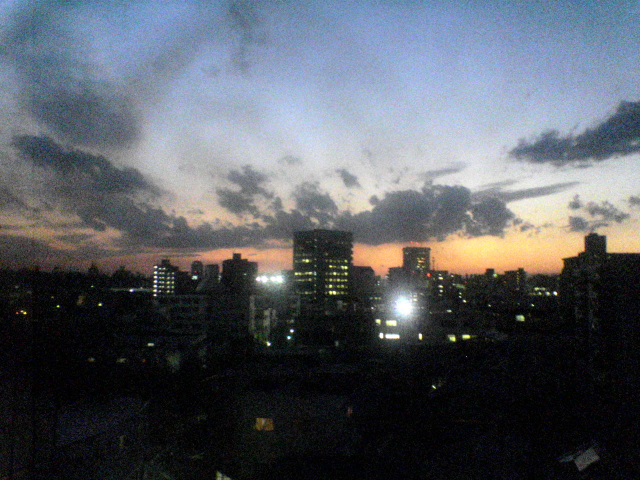
#> input picture candidate/DSC00004.JPG, 1280 x 960 px (shown at 1/2 size); its folder holds 5 pictures in this run
$ python generate_presets_showcase.py
#> lines starting #> are read from the running program, lines starting #| are printed output that depends on the picture
"""
FilmDateStamp プリセット・ショーケース画像生成スクリプト (日・英対応版)
candidate フォルダの実写写真 (2003年 SO505i) をベースに、
全スタイルプリセット（Japanese, American, European, Y2K など）を
各時代の質感・色味に合わせた本物の写真上に焼き付けたギャラリー画像を日・英両言語で生成する。
"""
import os
import sys
import numpy as np
from PIL import Image, ImageDraw, ImageFont, ImageOps

SCRIPT_DIR = os.path.dirname(os.path.abspath(__file__))
PROJECT_DIR = os.path.dirname(SCRIPT_DIR)
sys.path.insert(0, PROJECT_DIR)

from film_config import STYLE_PRESETS, DateStampConfig
from film_stamp import render_film_date_stamp

ASSETS_DIR = os.path.join(PROJECT_DIR, "assets")
CANDIDATE_DIR = os.path.join(PROJECT_DIR, "candidate")
os.makedirs(ASSETS_DIR, exist_ok=True)

# 実写写真のロード
def load_candidate_img(filename: str) -> Image.Image:
#> called with filename = 'DSC00004.JPG'
    path = os.path.join(CANDIDATE_DIR, filename)
    return Image.open(path).convert("RGB")
#> returned value is the input picture: PIL image 1280x960 RGB; mean R, G, B 87.4, 92, 98.9

IMG_DSC04 = load_candidate_img("DSC00004.JPG")
IMG_DSC05 = load_candidate_img("DSC00005.JPG")
#> call 2 of load_candidate_img, with filename = 'DSC00005.JPG'
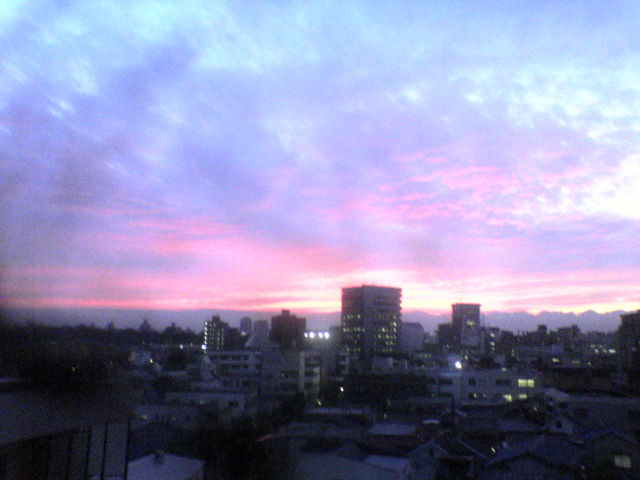
#> input picture candidate/DSC00005.JPG, 1280 x 960 px (shown at 1/2 size)
#> in load_candidate_img, returned value is the input picture: PIL image 1280x960 RGB; mean R, G, B 142.8, 141.3, 177.1
IMG_DSC08 = load_candidate_img("DSC00008.JPG")
#> call 3 of load_candidate_img, with filename = 'DSC00008.JPG'
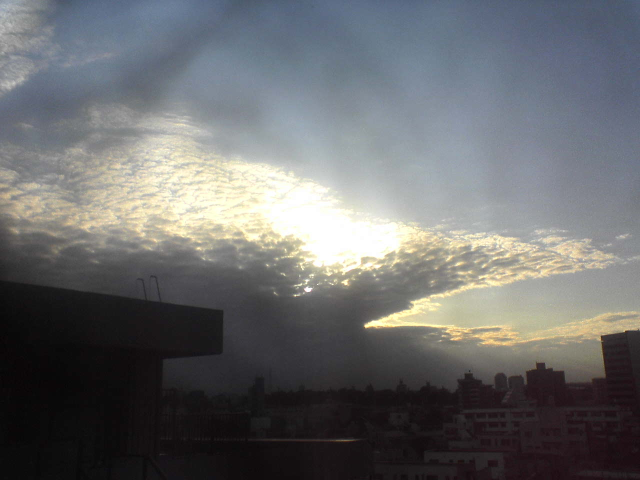
#> input picture candidate/DSC00008.JPG, 1280 x 960 px (shown at 1/2 size)
#> in load_candidate_img, returned value is the input picture: PIL image 1280x960 RGB; mean R, G, B 106.9, 108.1, 109.3
IMG_DSC34 = load_candidate_img("DSC00034.JPG")
#> call 4 of load_candidate_img, with filename = 'DSC00034.JPG'
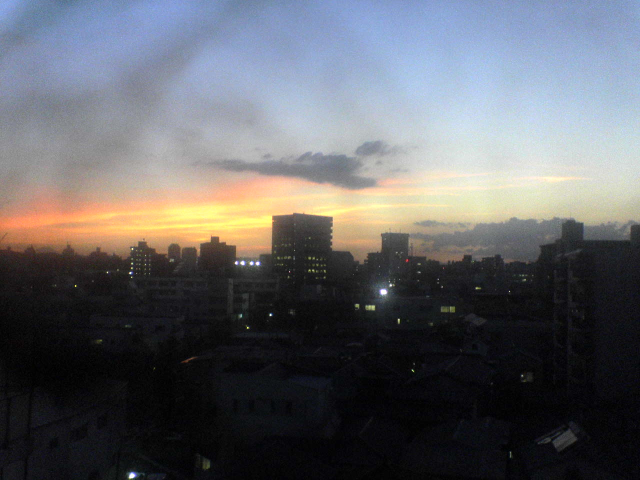
#> input picture candidate/DSC00034.JPG, 1280 x 960 px (shown at 1/2 size)
#> in load_candidate_img, returned value is the input picture: PIL image 1280x960 RGB; mean R, G, B 98.1, 99, 103.1
#> (the run stopped early here; a loop or call above may not have finished)
